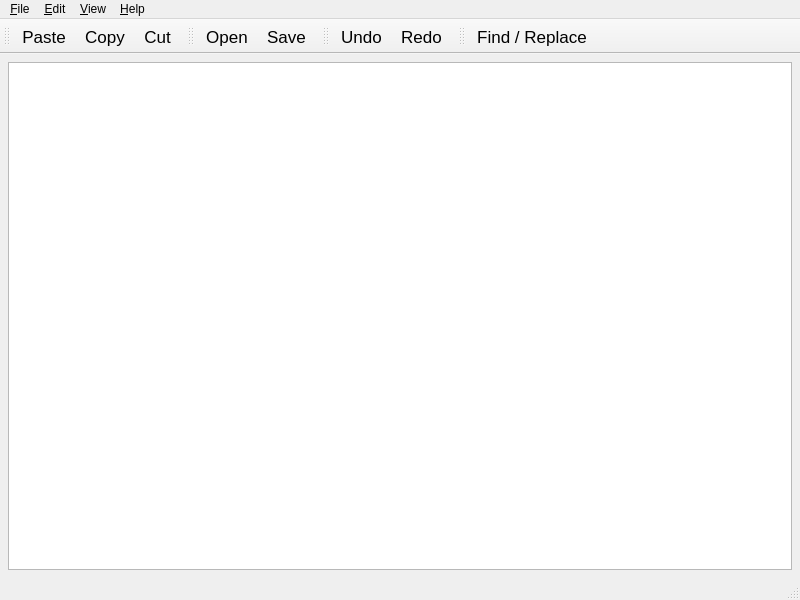
<?xml version="1.0" encoding="UTF-8"?>
<ui version="4.0">
 <class>NotepadMain</class>
 <widget class="QMainWindow" name="NotepadMain">
  <property name="geometry">
   <rect>
    <x>0</x>
    <y>0</y>
    <width>800</width>
    <height>600</height>
   </rect>
  </property>
  <property name="windowTitle">
   <string>NotepadMain</string>
  </property>
  <property name="locale">
   <locale language="English" country="UnitedKingdom"/>
  </property>
  <widget class="QWidget" name="centralwidget">
   <layout class="QHBoxLayout" name="horizontalLayout">
    <property name="leftMargin">
     <number>8</number>
    </property>
    <property name="topMargin">
     <number>8</number>
    </property>
    <property name="rightMargin">
     <number>8</number>
    </property>
    <property name="bottomMargin">
     <number>8</number>
    </property>
    <item>
     <widget class="QPlainTextEdit" name="txtNotepad"/>
    </item>
   </layout>
  </widget>
  <widget class="QStatusBar" name="statusbar"/>
  <widget class="QMenuBar" name="menuBar">
   <property name="geometry">
    <rect>
     <x>0</x>
     <y>0</y>
     <width>800</width>
     <height>22</height>
    </rect>
   </property>
   <widget class="QMenu" name="menu_File">
    <property name="title">
     <string>&amp;File</string>
    </property>
    <addaction name="action_New_Document"/>
    <addaction name="actionNew_Document_from_Clipboard"/>
    <addaction name="separator"/>
    <addaction name="actionOpen"/>
    <addaction name="actionOpen_Recent"/>
    <addaction name="separator"/>
    <addaction name="action_Save"/>
    <addaction name="actionSave_As"/>
    <addaction name="separator"/>
    <addaction name="action_Exit"/>
   </widget>
   <widget class="QMenu" name="menu_Edit">
    <property name="title">
     <string>&amp;Edit</string>
    </property>
    <addaction name="action_Undo"/>
    <addaction name="action_Redo"/>
    <addaction name="separator"/>
    <addaction name="action_Copy"/>
    <addaction name="actionCut"/>
    <addaction name="action_Paste"/>
    <addaction name="actionDelete_Selection"/>
    <addaction name="separator"/>
    <addaction name="actionFind_Replace"/>
    <addaction name="separator"/>
    <addaction name="actionSelect_All"/>
   </widget>
   <widget class="QMenu" name="menu_View">
    <property name="title">
     <string>&amp;View</string>
    </property>
    <addaction name="action_Enable_Status_Bar"/>
    <addaction name="separator"/>
    <addaction name="action_Auto_Wrap_Text"/>
   </widget>
   <widget class="QMenu" name="menu_Help">
    <property name="title">
     <string>&amp;Help</string>
    </property>
    <addaction name="actionShow_Help"/>
    <addaction name="actionAbout_SimpNote_Lite"/>
   </widget>
   <addaction name="menu_File"/>
   <addaction name="menu_Edit"/>
   <addaction name="menu_View"/>
   <addaction name="menu_Help"/>
  </widget>
  <widget class="QToolBar" name="toolBarClipboard">
   <property name="font">
    <font>
     <pointsize>13</pointsize>
    </font>
   </property>
   <property name="windowTitle">
    <string>toolBar</string>
   </property>
   <property name="iconSize">
    <size>
     <width>18</width>
     <height>18</height>
    </size>
   </property>
   <attribute name="toolBarArea">
    <enum>TopToolBarArea</enum>
   </attribute>
   <attribute name="toolBarBreak">
    <bool>false</bool>
   </attribute>
   <addaction name="action_Paste"/>
   <addaction name="action_Copy"/>
   <addaction name="actionCut"/>
  </widget>
  <widget class="QToolBar" name="toolBarFile">
   <property name="font">
    <font>
     <pointsize>13</pointsize>
    </font>
   </property>
   <property name="windowTitle">
    <string>toolBar_2</string>
   </property>
   <property name="iconSize">
    <size>
     <width>18</width>
     <height>18</height>
    </size>
   </property>
   <attribute name="toolBarArea">
    <enum>TopToolBarArea</enum>
   </attribute>
   <attribute name="toolBarBreak">
    <bool>false</bool>
   </attribute>
   <addaction name="actionOpen"/>
   <addaction name="action_Save"/>
  </widget>
  <widget class="QToolBar" name="toolBarUndoRedo">
   <property name="font">
    <font>
     <pointsize>13</pointsize>
    </font>
   </property>
   <property name="windowTitle">
    <string>toolBar_3</string>
   </property>
   <property name="iconSize">
    <size>
     <width>18</width>
     <height>18</height>
    </size>
   </property>
   <attribute name="toolBarArea">
    <enum>TopToolBarArea</enum>
   </attribute>
   <attribute name="toolBarBreak">
    <bool>false</bool>
   </attribute>
   <addaction name="action_Undo"/>
   <addaction name="action_Redo"/>
  </widget>
  <widget class="QToolBar" name="toolBarTools">
   <property name="font">
    <font>
     <pointsize>13</pointsize>
    </font>
   </property>
   <property name="windowTitle">
    <string>toolBar_4</string>
   </property>
   <property name="iconSize">
    <size>
     <width>18</width>
     <height>18</height>
    </size>
   </property>
   <property name="toolButtonStyle">
    <enum>Qt::ToolButtonIconOnly</enum>
   </property>
   <attribute name="toolBarArea">
    <enum>TopToolBarArea</enum>
   </attribute>
   <attribute name="toolBarBreak">
    <bool>false</bool>
   </attribute>
   <addaction name="actionFind_Replace"/>
  </widget>
  <action name="actionNew_Document_from_Clipboard">
   <property name="text">
    <string>New Document from &amp;Clipboard</string>
   </property>
   <property name="shortcut">
    <string>Ctrl+Shift+N</string>
   </property>
  </action>
  <action name="actionOpen">
   <property name="icon">
    <iconset resource="resources.qrc">
     <normaloff>:/icons/resources/open.png</normaloff>:/icons/resources/open.png</iconset>
   </property>
   <property name="text">
    <string>&amp;Open...</string>
   </property>
   <property name="shortcut">
    <string>Ctrl+O</string>
   </property>
  </action>
  <action name="action_Save">
   <property name="icon">
    <iconset resource="resources.qrc">
     <normaloff>:/icons/resources/save.png</normaloff>:/icons/resources/save.png</iconset>
   </property>
   <property name="text">
    <string>&amp;Save</string>
   </property>
   <property name="shortcut">
    <string>Ctrl+S</string>
   </property>
  </action>
  <action name="actionSave_As">
   <property name="text">
    <string>Save &amp;As...</string>
   </property>
   <property name="shortcut">
    <string>Ctrl+Shift+S</string>
   </property>
  </action>
  <action name="action_Preferences">
   <property name="icon">
    <iconset resource="resources.qrc">
     <normaloff>:/icons/resources/settings.png</normaloff>:/icons/resources/settings.png</iconset>
   </property>
   <property name="text">
    <string>&amp;Preferences...</string>
   </property>
   <property name="shortcut">
    <string>Ctrl+,</string>
   </property>
  </action>
  <action name="action_Exit">
   <property name="text">
    <string>&amp;Exit</string>
   </property>
   <property name="shortcut">
    <string>Ctrl+Q</string>
   </property>
  </action>
  <action name="actionOpen_Recent">
   <property name="text">
    <string>Open &amp;Recent...</string>
   </property>
  </action>
  <action name="action_Undo">
   <property name="icon">
    <iconset resource="resources.qrc">
     <normaloff>:/icons/resources/undo.png</normaloff>:/icons/resources/undo.png</iconset>
   </property>
   <property name="text">
    <string>&amp;Undo</string>
   </property>
   <property name="shortcut">
    <string>Ctrl+Z</string>
   </property>
  </action>
  <action name="action_Redo">
   <property name="icon">
    <iconset resource="resources.qrc">
     <normaloff>:/icons/resources/redo.png</normaloff>:/icons/resources/redo.png</iconset>
   </property>
   <property name="text">
    <string>&amp;Redo</string>
   </property>
   <property name="shortcut">
    <string>Ctrl+Shift+S</string>
   </property>
  </action>
  <action name="action_Copy">
   <property name="icon">
    <iconset resource="resources.qrc">
     <normaloff>:/icons/resources/copy.png</normaloff>:/icons/resources/copy.png</iconset>
   </property>
   <property name="text">
    <string>&amp;Copy</string>
   </property>
   <property name="shortcut">
    <string>Ctrl+C</string>
   </property>
  </action>
  <action name="action_Paste">
   <property name="icon">
    <iconset resource="resources.qrc">
     <normaloff>:/icons/resources/paste.png</normaloff>:/icons/resources/paste.png</iconset>
   </property>
   <property name="text">
    <string>&amp;Paste</string>
   </property>
   <property name="shortcut">
    <string>Ctrl+V</string>
   </property>
   <property name="iconVisibleInMenu">
    <bool>true</bool>
   </property>
  </action>
  <action name="actionCut">
   <property name="icon">
    <iconset resource="resources.qrc">
     <normaloff>:/icons/resources/cut.png</normaloff>:/icons/resources/cut.png</iconset>
   </property>
   <property name="text">
    <string>C&amp;ut</string>
   </property>
   <property name="shortcut">
    <string>Ctrl+X</string>
   </property>
  </action>
  <action name="actionDelete_Selection">
   <property name="text">
    <string>&amp;Delete Selection</string>
   </property>
   <property name="shortcut">
    <string>Del</string>
   </property>
  </action>
  <action name="actionFind_Replace">
   <property name="icon">
    <iconset resource="resources.qrc">
     <normaloff>:/icons/resources/findreplace.png</normaloff>:/icons/resources/findreplace.png</iconset>
   </property>
   <property name="text">
    <string>&amp;Find / Replace</string>
   </property>
   <property name="shortcut">
    <string>Ctrl+F</string>
   </property>
  </action>
  <action name="actionSelect_All">
   <property name="text">
    <string>Select &amp;All</string>
   </property>
   <property name="shortcut">
    <string>Ctrl+A</string>
   </property>
  </action>
  <action name="action_Enable_Status_Bar">
   <property name="checkable">
    <bool>true</bool>
   </property>
   <property name="text">
    <string>&amp;Enable Status Bar</string>
   </property>
  </action>
  <action name="action_Auto_Wrap_Text">
   <property name="checkable">
    <bool>true</bool>
   </property>
   <property name="text">
    <string>&amp;Auto Wrap Text</string>
   </property>
  </action>
  <action name="actionShow_Help">
   <property name="text">
    <string>Show &amp;Help</string>
   </property>
  </action>
  <action name="actionAbout_SimpNote_Lite">
   <property name="text">
    <string>About SimpNote Lite</string>
   </property>
  </action>
  <action name="action_New_Document">
   <property name="text">
    <string>&amp;New Document</string>
   </property>
   <property name="shortcut">
    <string>Ctrl+N</string>
   </property>
  </action>
  <action name="actionSet_Font">
   <property name="icon">
    <iconset resource="resources.qrc">
     <normaloff>:/icons/resources/font.png</normaloff>:/icons/resources/font.png</iconset>
   </property>
   <property name="text">
    <string>Set Font</string>
   </property>
  </action>
 </widget>
 <resources>
  <include location="resources.qrc"/>
 </resources>
 <connections/>
</ui>
